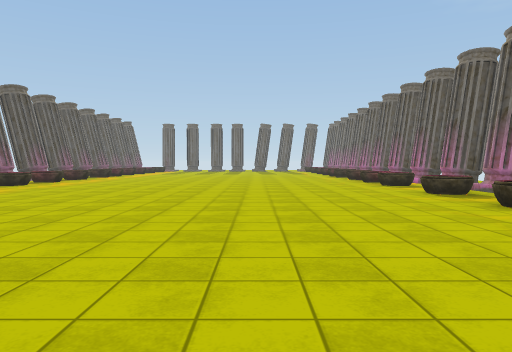
[1] (above)

18 first-person views from a walk through a Unity game level. The camera is 1.3 m above the floor, tilts 2° down and sees 70° across. The floor is counted in squares, 2 m on a side. Each view is taken from the middle of a square. On the plan, view 1 faces up. The plan holds only what a view shows up to about 11 squares ahead; the rest is blank. The place goes on beyond the plan. The player is left out. Some surface patterns are stand-ins.

[2]
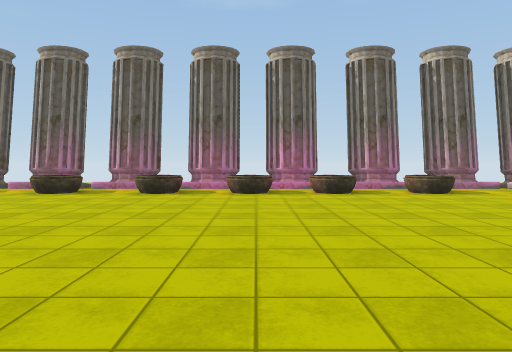

[3]
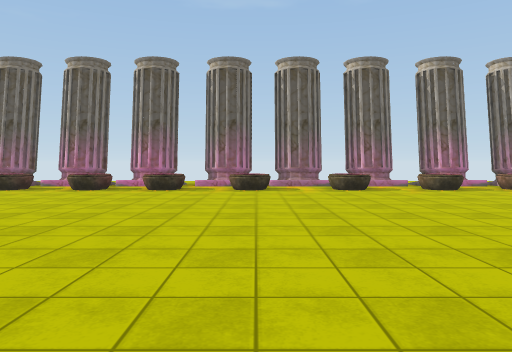

[4]
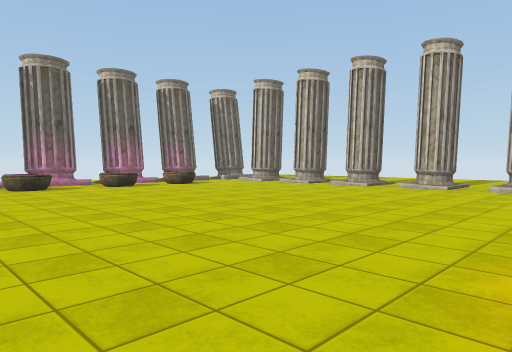

[5]
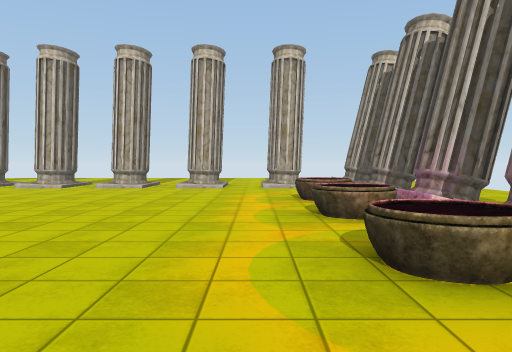

[6]
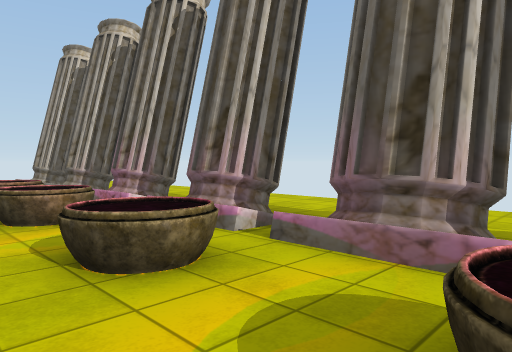

[7]
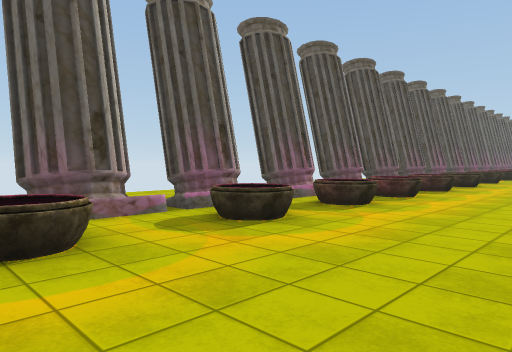

[8]
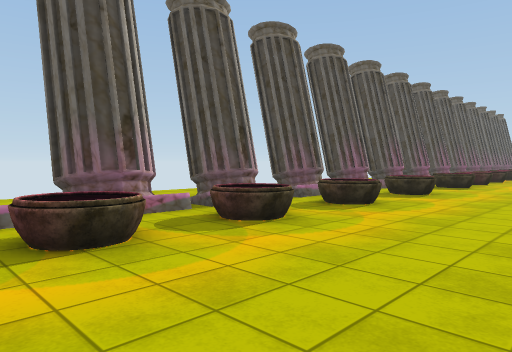

[9]
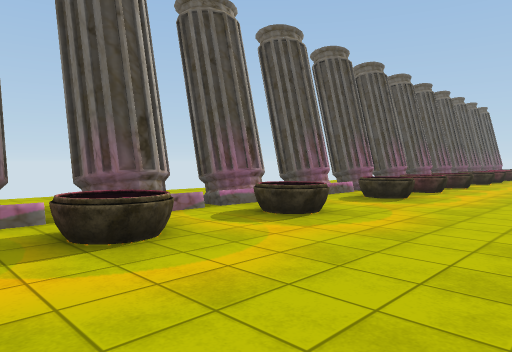

[10]
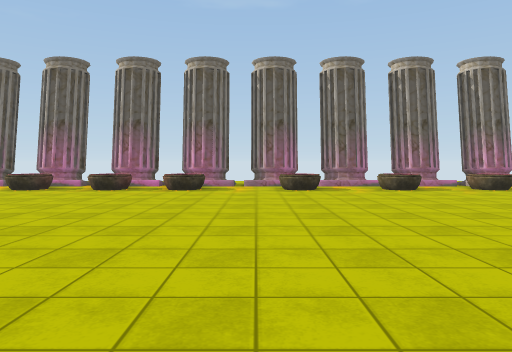

[11]
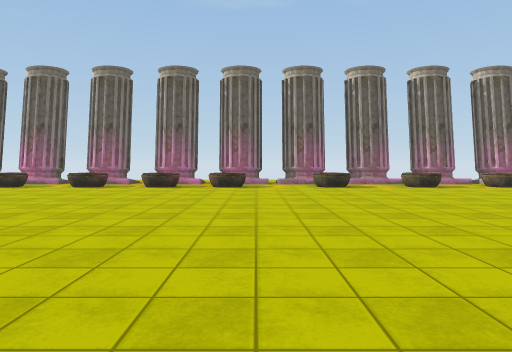

[12]
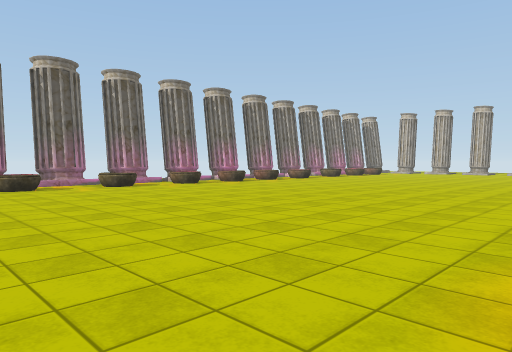

[13]
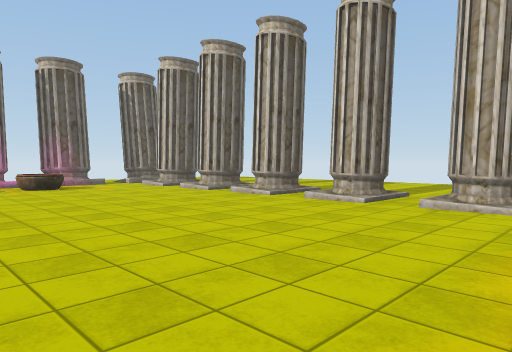

[14]
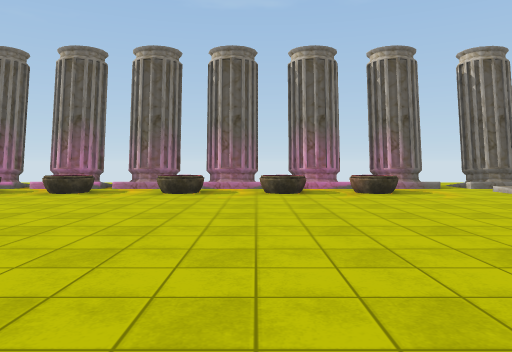

[15]
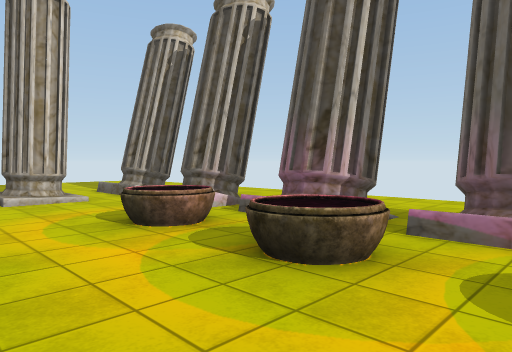

[16]
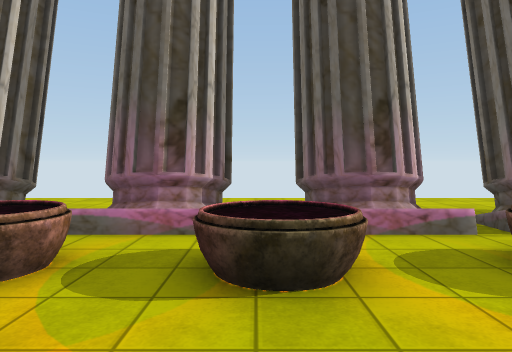

[17]
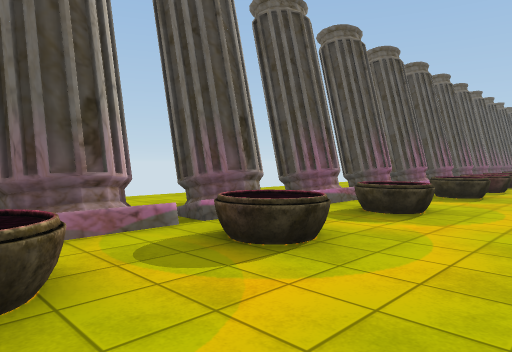

[18]
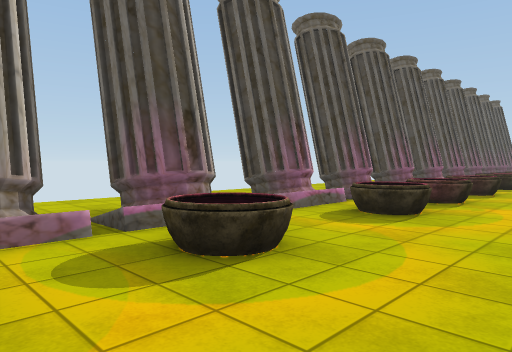

### Floor plan
Key: @ floor where view 1 was taken; # wall or solid block; x gap in a wall; . floor; / step, stairs or slope; O other object.
Columns run from 11 left of view 1 to 6 right of it. Each row starts with its distance up from view 1.
 14   x O.    .....O/x
 13   # O.   ......O/#
 12   x.O..........O/#
 11   #.O..........O/#
 10   #............./#
  9 . #............./#
  8 ..#.O..........O/#
  7 ..#............./#
  6 ..#.O..........O/#
  5 ..x.O..........O/x
  4 ..#............./#
  3  ./.O..........O//
  2   #............./#
  1   .OO..........O//
  0   #........@..../#
 -1 ....O..........O//
 -2 ..#............./#
 -3 ../.O..........O//
 -4 ..#............./#
 -5   x.O..........O/x
 -6 ..#............./#
 -7 ..#.O..........O/#
 -8 ..x.O..........O/#
 -9 ..#.O..........O/#
-10 ....O..........O/x
-11 ..#............./#
-12 ../...............
-13   #.#.#xx#.#.#.#.#
-14   #.#. // .#.#   #
-15    .    . ..
-16   ..    ....
-17   ..    ...
-18         ..

Positions as (right, up) in squares from view 1, and headings:
1: (0, 0), facing up
2: (-4, 1), facing right
3: (-5, -3), facing right
4: (-6, -3), facing down-right
5: (-6, -3), facing down
6: (-6, -3), facing down-left
7: (-4, -6), facing up-left
8: (-4, 0), facing up-left
9: (-4, 4), facing up-left
10: (-5, 9), facing right
11: (-6, 10), facing right
12: (-6, 10), facing down-right
13: (-6, -7), facing down-right
14: (-4, -7), facing right
15: (-5, -6), facing down-left
16: (-5, 1), facing left
17: (-5, 3), facing up-left
18: (-5, 6), facing up-left
